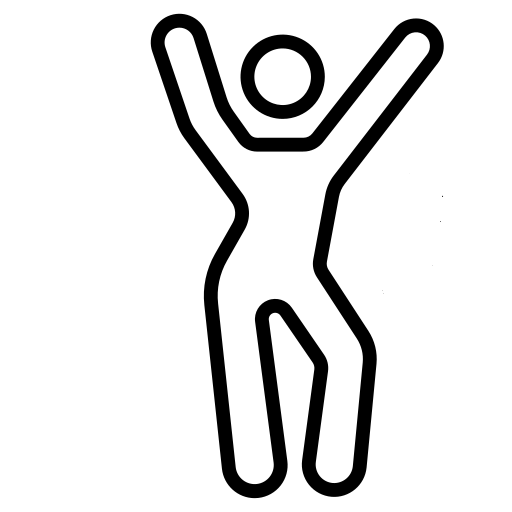
#> input picture white.png, 512 x 512 px
$ python main.py
#> lines starting #> are read from the running program, lines starting #| are printed output that depends on the picture
import numpy as np
import cv2

# 修改纯白背景图为透明背景图
def white2transparent(img):
    # cv2.imshow('src', img)
    print(img.shape)

    result = cv2.cvtColor(img, cv2.COLOR_BGR2BGRA)

    for i in range(0, img.shape[0]):  # 访问所有行
        for j in range(0, img.shape[1]):  # 访问所有列
            if img[i, j, 0] > 200 and img[i, j, 1] > 200 and img[i, j, 2] > 200:
                result[i, j, 3] = 0

    cv2.imwrite('transparent.png', result)
    print(result.shape)


if __name__ == '__main__':
    img = cv2.imread("white.png")
#> img is the input picture: shape (512, 512, 3); min 0, max 255, mean 226.9
    white2transparent(img)
#| (512, 512, 3)
#| (512, 512, 4)
    img = cv2.imread("transparent.png",cv2.IMREAD_UNCHANGED)
    img = cv2.resize(img, (128, 128))
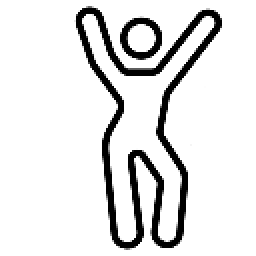
#> img: shape (128, 128, 4) (shown 2 times larger); mean B, G, R, A 226.9, 226.9, 226.9, 29.2
    cv2.imwrite('transparent.png', img)
    print(img.shape)
#| (128, 128, 4)
